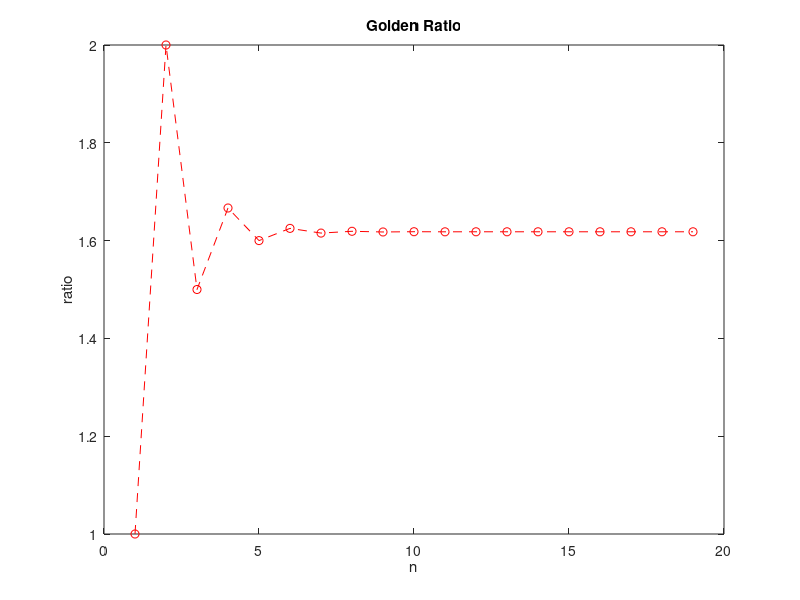

MATLAB code to generate this figure:
clc; clear; close all

x(1) = 1;
x(2) = 1;
ratio(1) = x(2)/x(1);


for n = 3:20
    x(n) = x(n-1) + x(n-2);
    ratio(n-1) = x(n)/x(n-1);
end

plot(ratio,'r--o')
title('Golden Ratio')
xlabel('n')
ylabel('ratio')



